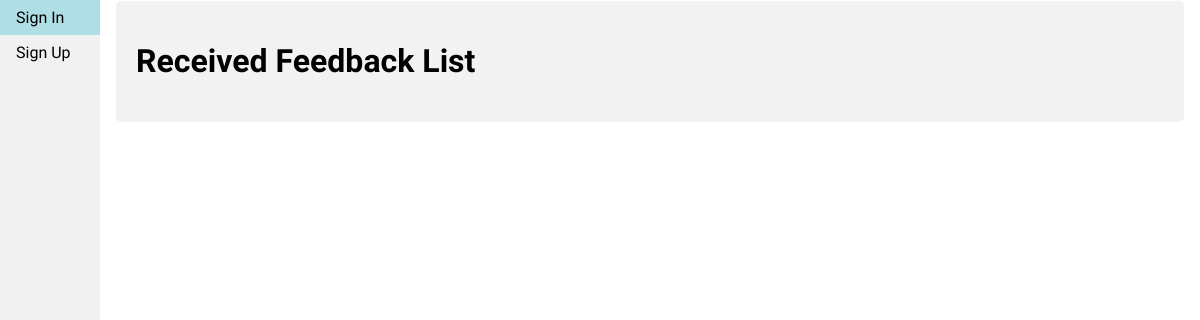
The app's page /feedbackList, older data.
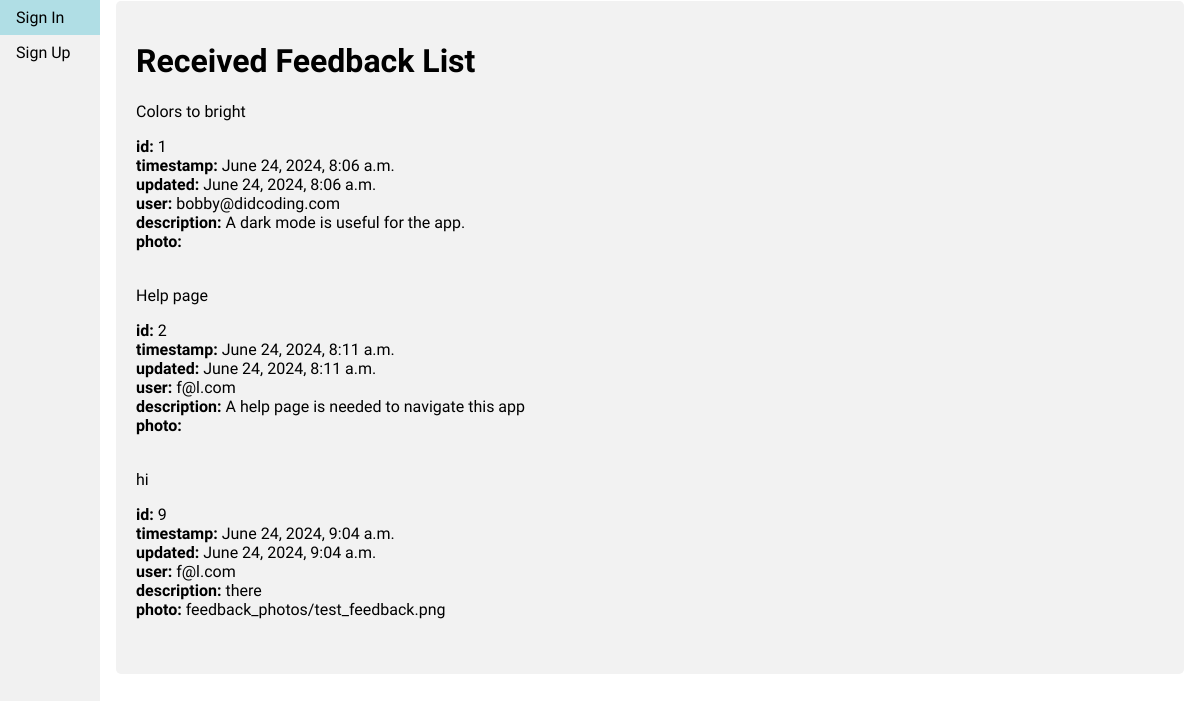
The same page, newer data.
### users_tutorial/models.py (models this page shows, shortened)
class Feedback(models.Model):
	timestamp = models.DateTimeField(auto_now_add=True)
	updated = models.DateTimeField(auto_now=True)
	user = models.ForeignKey(User, on_delete=models.CASCADE)
	title = models.CharField(max_length=200, blank=False, null=False)
	description = models.TextField(max_length=1000, blank=False, null=False)
	photo = models.ImageField(upload_to='feedback_photos/', blank=True, null=True)

### users_tutorial/views.py (the view)
# urls.py: path('feedbackList', views.feedbackList, name="feedbackList"),
def feedbackList(request):
	feedback_list = Feedback.objects.all()
	return render(request, 'lists/feedback_list.html', {'feedback_list': feedback_list})

### templates/lists/feedback_list.html (shortened to what this page needs)
{% extends 'base.html' %}
{% load static %}
{% block content %}
    <div class='container'>
        <h1>Received Feedback List</h1>
        {% for feedback in feedback_list %}
            <div class="card">
                <div class="card-header"> {{ feedback.title }} </div>
                <div class="card-body">
                    <p class="card-text">
                        <strong>id:</strong> {{ feedback.id }}</br>
                        <strong>timestamp:</strong> {{ feedback.timestamp }}</br>
                        <strong>updated:</strong> {{ feedback.updated }}</br>
                        <strong>user:</strong> {{ feedback.user }}</br>
                        <strong>description:</strong> {{ feedback.description }}</br>
                        <strong>photo:</strong> {{ feedback.photo }}</br>
                    </p>
                </div>
            </div>
        {% endfor %}
    </div>
{% endblock %}

Row changes from the older to the newer data that the page shows:
added Feedback: title "Colors to bright", id "1", timestamp "June 24, 2024, 8:06 a.m.", updated "June 24, 2024, 8:06 a.m.", user "bobby@didcoding.com", description "A dark mode is useful for the app."
added Feedback: title "Help page", id "2", timestamp "June 24, 2024, 8:11 a.m.", updated "June 24, 2024, 8:11 a.m.", user "f@l.com", description "A help page is needed to navigate this app"
added Feedback: title "hi", id "9", timestamp "June 24, 2024, 9:04 a.m.", updated "June 24, 2024, 9:04 a.m.", user "f@l.com", description "there", photo "feedback_photos/test_feedback.png"
